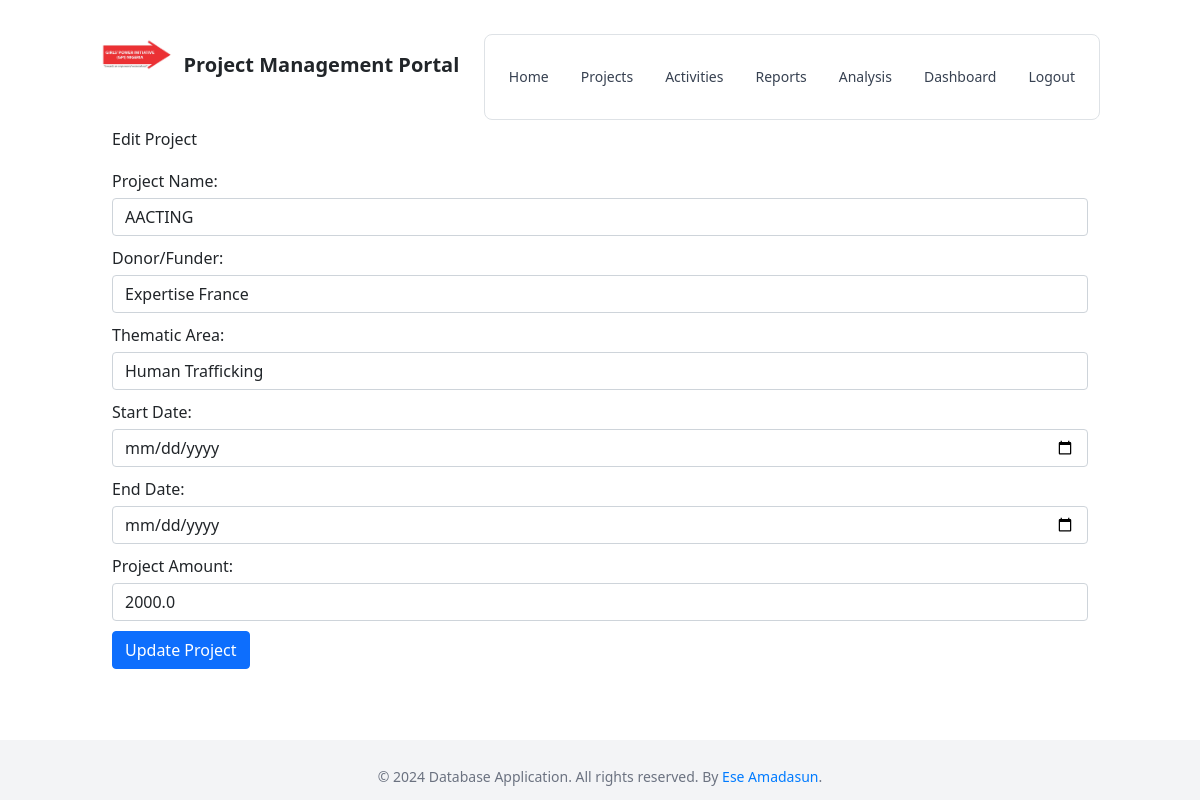
Screenshot of /edit_project/1 with the database file from the repository.
### models.py (models this page shows)
class Project(db.Model):
    __tablename__ = 'project'
    id = db.Column(db.Integer, primary_key=True)
    name = db.Column(db.String(100), nullable=False)
    donor = db.Column(db.String(100))
    thematic_area = db.Column(db.String(100))
    start_date = db.Column(db.DateTime)
    end_date = db.Column(db.DateTime)
    project_amount = db.Column(db.Float)
    activities = db.relationship('Activity', backref='project', lazy=True)
    financial_reports = db.relationship('FinancialReport', backref='project', lazy=True)

### views.py (the view, shortened to what this page needs)
@main.route('/edit_project/<int:project_id>', methods=['GET', 'POST'])
def edit_project(project_id):
    project = Project.query.get_or_404(project_id)
    return render_template('edit_project.html', project=project)

### templates/edit_project.html (shortened to what this page needs)
{% extends 'base.html' %}
{% block content %}
    <h2>Edit Project</h2>
    <form method="post" action="{{ url_for('main.edit_project', project_id=project.id) }}">
        <div class="form-group">
            <label for="name">Project Name:</label>
            <input type="text" class="form-control" id="name" name="name" value="{{ project.name }}" required>
        </div>
        <div class="form-group">
            <label for="donor">Donor/Funder:</label>
            <input type="text" class="form-control" id="donor" name="donor" value="{{ project.donor }}">
        </div>
        <div class="form-group">
            <label for="thematic_area">Thematic Area:</label>
            <input type="text" class="form-control" id="thematic_area" name="thematic_area" value="{{ project.thematic_area }}">
        </div>
        <div class="form-group">
            <label for="start_date">Start Date:</label>
            <input type="date" class="form-control" id="start_date" name="start_date" value="{{ project.start_date }}">
        </div>
        <div class="form-group">
            <label for="end_date">End Date:</label>
            <input type="date" class="form-control" id="end_date" name="end_date" value="{{ project.end_date }}">
        </div>
        <div class="form-group">
            <label for="project_amount">Project Amount:</label>
            <input type="number" class="form-control" id="project_amount" name="project_amount" value="{{ project.project_amount }}">
        </div>
        <button type="submit" class="btn btn-primary">Update Project</button>
    </form>
{% endblock %}

### static/css/styles.css (style rules this page uses)
body { font-family: Arial, sans-serif; }
button { background-color: #007bff; color: white; padding: 10px 15px; border: none; border-radius: 4px; cursor: pointer; margin-right: 10px; font-size: 1rem; }
body { margin: 0; font-family: 'Arial', sans-serif; background-color: #f5f5f5; }
form { margin-top: 20px; }
form label { display: block; margin-bottom: 5px; }
form input { width: 100%; padding: 8px; margin-bottom: 10px; box-sizing: border-box; }
form button { background-color: #4caf50; color: #fff; border: none; padding: 10px; cursor: pointer; }

### rows the page displays
Project: name "AACTING", donor "Expertise France", thematic_area "Human Trafficking", project_amount "2000.0"
